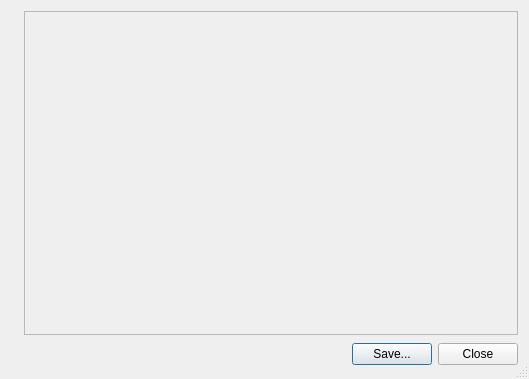
<ui version="4.0" >
 <class>ProtocolDialog</class>
 <widget class="QDialog" name="ProtocolDialog" >
  <property name="geometry" >
   <rect>
    <x>0</x>
    <y>0</y>
    <width>529</width>
    <height>379</height>
   </rect>
  </property>
  <property name="windowTitle" >
   <string>Encoding Protocol</string>
  </property>
  <property name="sizeGripEnabled" >
   <bool>true</bool>
  </property>
  <property name="modal" >
   <bool>true</bool>
  </property>
  <layout class="QGridLayout" >
   <item row="0" column="0" >
    <layout class="QHBoxLayout" >
     <item>
      <widget class="QLabel" name="label" >
       <property name="text" >
        <string/>
       </property>
       <property name="pixmap" >
        <pixmap resource="../audex.qrc" >:/buttons/images/info.png</pixmap>
       </property>
      </widget>
     </item>
     <item>
      <widget class="QTextEdit" name="textEdit" >
       <property name="palette" >
        <palette>
         <active>
          <colorrole role="Base" >
           <brush brushstyle="SolidPattern" >
            <color alpha="255" >
             <red>239</red>
             <green>239</green>
             <blue>239</blue>
            </color>
           </brush>
          </colorrole>
         </active>
         <inactive>
          <colorrole role="Base" >
           <brush brushstyle="SolidPattern" >
            <color alpha="255" >
             <red>239</red>
             <green>239</green>
             <blue>239</blue>
            </color>
           </brush>
          </colorrole>
         </inactive>
         <disabled>
          <colorrole role="Base" >
           <brush brushstyle="SolidPattern" >
            <color alpha="255" >
             <red>255</red>
             <green>255</green>
             <blue>255</blue>
            </color>
           </brush>
          </colorrole>
         </disabled>
        </palette>
       </property>
       <property name="readOnly" >
        <bool>true</bool>
       </property>
       <property name="cursorWidth" >
        <number>0</number>
       </property>
      </widget>
     </item>
    </layout>
   </item>
   <item row="1" column="0" >
    <layout class="QHBoxLayout" >
     <item>
      <spacer>
       <property name="orientation" >
        <enum>Qt::Horizontal</enum>
       </property>
       <property name="sizeHint" >
        <size>
         <width>341</width>
         <height>27</height>
        </size>
       </property>
      </spacer>
     </item>
     <item>
      <widget class="QPushButton" name="pushButton_2" >
       <property name="text" >
        <string>Save...</string>
       </property>
      </widget>
     </item>
     <item>
      <widget class="QPushButton" name="pushButton" >
       <property name="text" >
        <string>Close</string>
       </property>
      </widget>
     </item>
    </layout>
   </item>
  </layout>
 </widget>
 <resources>
  <include location="../audex.qrc" />
 </resources>
 <connections/>
</ui>
